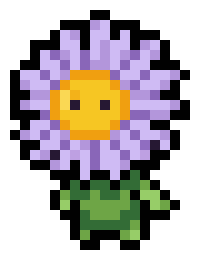
#> input picture art/monsters-original/001.png, 200 x 260 px; its folder holds only this picture in this run
$ python import-dots.py
#> lines starting #> are read from the running program, lines starting #| are printed output that depends on the picture
"""우산몬 도트 그림 가져오기 (v0.41)

    python scripts/import-dots.py                  # art/monsters-original/ 의 원본으로 모두 다시 만들기
    python scripts/import-dots.py <그림 폴더>        # 새로 찍은 그림 넣기 (Pillow 필요)

그림 파일 이름: 'NNN.png' (예: 024.png). 전설의 우산몬은 'NNN-1.png'(노멀폼), 'NNN-2.png'(변환폼).
원본은 배경이 투명하고 한 도트가 10×10 픽셀이어야 해요.

  1. 도트마다 가운데 색을 읽어 원래 도트 크기로 줄여요(번짐 없음).
  2. 정수배로만 키워 512×512 칸에 넣어요. 가로 400·세로 470 안에서 가장 크게, 발끝은 아래에서 12칸 위(500).
  3. dist/assets/monsters/NNN.png (노멀폼) · NNN-2.png (변환폼)으로 저장해요.
     새 폴더에서 가져오면 원본을 art/monsters-original/ 에도 복사해 둬요.

그림이 바라보는 쪽(오른쪽·정면·왼쪽)은 dist/sprites.js 의 FACES_RIGHT · FACES_FRONT 에 맞춰 주세요.
"""
import os, re, shutil, sys
from PIL import Image

ROOT = os.path.dirname(os.path.dirname(os.path.abspath(__file__)))
SRC = os.path.join(ROOT, 'art', 'monsters-original')
OUT = os.path.join(ROOT, 'dist', 'assets', 'monsters')
DOT = 10


def native(im):
    """Read the centre of every 10×10 dot → the picture at its own dot size (cropped to the drawing)."""
    im = im.convert('RGBA'); w, h = im.size[0] // DOT, im.size[1] // DOT
#> in native, im is the input picture: PIL image 200x260 RGBA; mean R, G, B, A 71.8, 64.8, 62.6, 149.6
#> after `w, h = (im.size[0] // DOT, im.size[1] // DOT)`: w = 20; h = 26
    small = Image.new('RGBA', (w, h)); sp, ip = small.load(), im.load()
#> after `small = Image.new('RGBA', (w, h))`: small: PIL image 20x26 RGBA; every value is 0
    for y in range(h):
        for x in range(w):
            p = ip[x * DOT + DOT // 2, y * DOT + DOT // 2]
            sp[x, y] = p[:3] + (255,) if p[3] >= 128 else (0, 0, 0, 0)
    return small.crop(small.getchannel('A').getbbox())
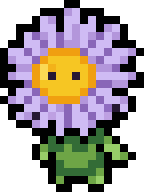
#> returned value: PIL image 18x24 RGBA (shown 8 times larger); mean R, G, B, A 86.4, 78, 75.4, 180; transparent parts drawn white


def place(small):
    w, h = small.size; s = max(1, min(400 // w, 470 // h, 20))
#> after `w, h = small.size`: w = 18; h = 24
#> after `s = max(1, min(400 // w, 470 // h, 20))`: s = 19
    big = small.resize((w * s, h * s), Image.NEAREST)
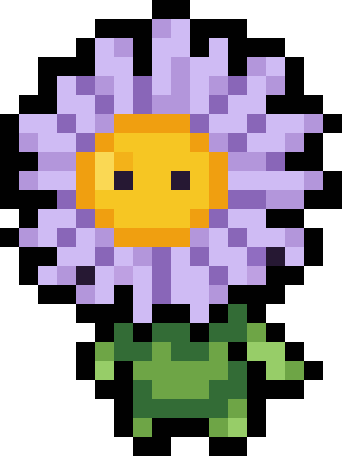
#> big: PIL image 342x456 RGBA; mean R, G, B, A 86.4, 78, 75.4, 180; transparent parts drawn white
    out = Image.new('RGBA', (512, 512), (0, 0, 0, 0)); out.alpha_composite(big, ((512 - big.width) // 2, 500 - big.height))
#> after `out = Image.new('RGBA', (512, 512), (0, 0, 0, 0))`: out: PIL image 512x512 RGBA; every value is 0
#> after `out.alpha_composite(big, ((512 - big.width) // 2, 500 - big.height))`:
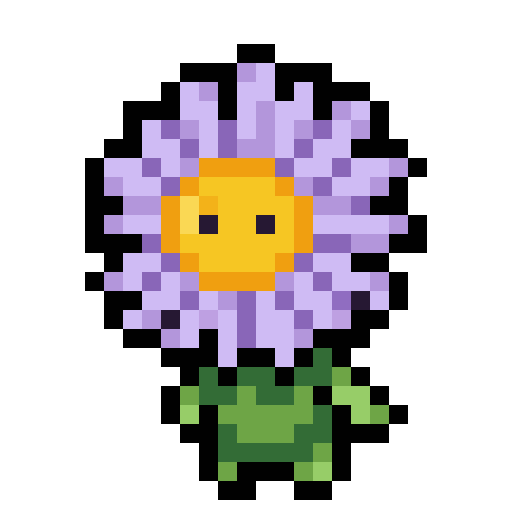
#> out: PIL image 512x512 RGBA; mean R, G, B, A 51.4, 46.4, 44.8, 107.1; transparent parts drawn white
    return out


def main(folder=SRC):
    os.makedirs(OUT, exist_ok=True); done = []
    for f in sorted(os.listdir(folder)):
        m = re.fullmatch(r'(\d{3})(?:-([12]))?\.png', f)
        if not m: continue
        num, form = m.group(1), m.group(2)
        key = num + ('-2' if form == '2' else '')
        place(native(Image.open(os.path.join(folder, f)))).save(os.path.join(OUT, key + '.png'))
        if os.path.abspath(folder) != os.path.abspath(SRC):
            os.makedirs(SRC, exist_ok=True); shutil.copy(os.path.join(folder, f), os.path.join(SRC, f))
        done.append(key)
    print(f'{len(done)}개 그림을 만들었어요:', ' '.join(done))


if __name__ == '__main__':
    main(sys.argv[1] if len(sys.argv) > 1 else SRC)
